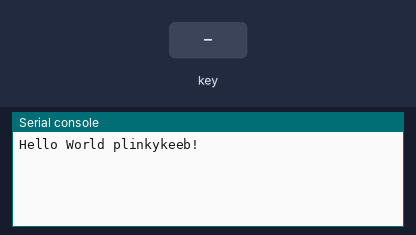
Bench run of a program on a simulated CircuitPython board. On the bench: the last lines printed to the serial console. Inputs (shaded band) come from the test bench.

Above: at 1.2 s.
1.3 s: key number 0 pressed for 0.2 s
At 2.0 s:
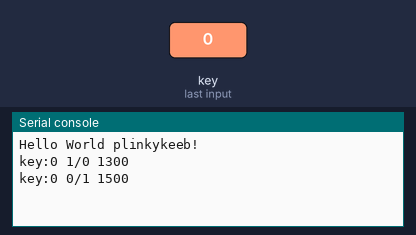
3.0 s: key number 1 pressed for 0.2 s
At 4.5 s:
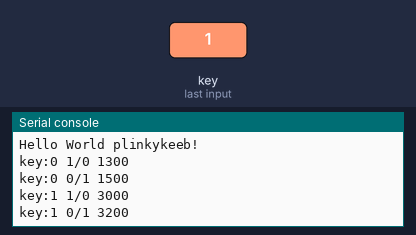
Timing chart, 0 to 6.0 s (numbered marks = the images above; inputs shaded):
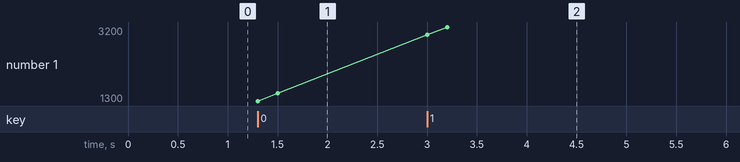

The program:

code_plinkykeeb_test1.py
```python
print("Hello World plinkykeeb!")

import board
import keypad

row_pins = (board.D7, board.D8, board.D9, board.D10)
col_pins = (board.D2, board.D3, board.D4, board.D5, board.D6)

km = keypad.KeyMatrix( row_pins=row_pins, column_pins=col_pins )

while True:
    event = km.events.get()
    if event:
        print("key:%d %d/%d %d" % (event.key_number, event.pressed, event.released, event.timestamp) )
        #print("\t\t", dir(event))
```

Measured:
- after the input at 1.3 s, the serial console: prints a new line at once (image 1)
- after the input at 3.0 s, the serial console: prints a new line at once (image 2)
- plotted number 1: 1500 → 3200 after the input at 3.0 s
